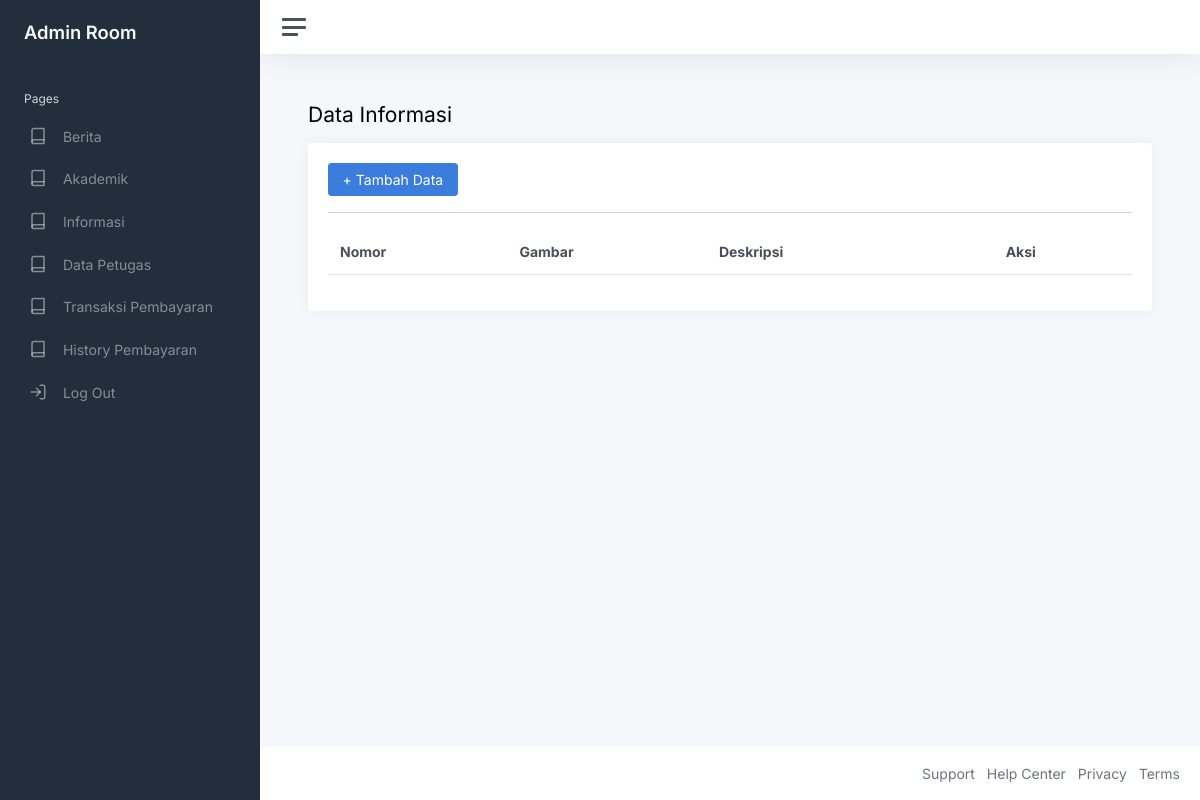
Page /01-ummetro/index.php?page=informasi (signed in) on the earlier database version.
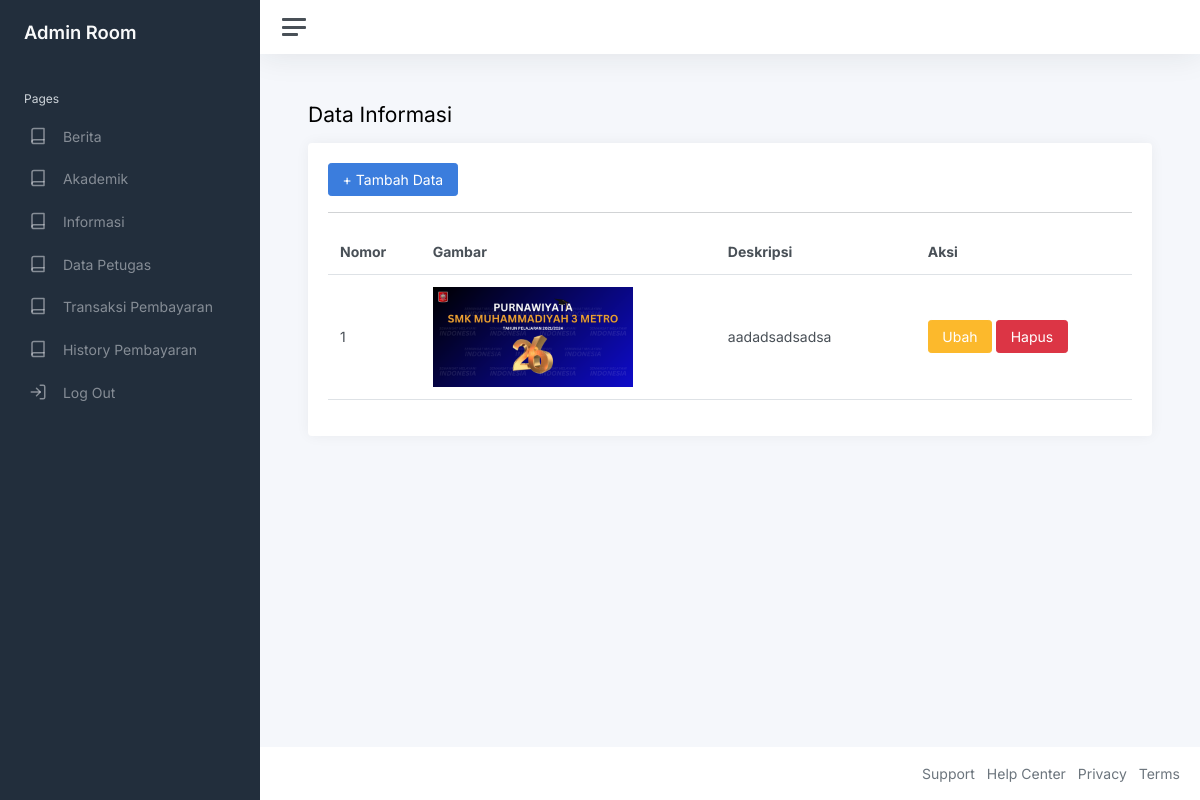
Same page on the later database version.
### tables this page shows
CREATE TABLE `informasi` (
  `id_infor` int(11) NOT NULL,
  `gambar_infor` varchar(255) NOT NULL,
  `desk_infor` varchar(255) NOT NULL
);

### 01-ummetro/informasi.php (the view)
<h1 class="h3 mb-3">Data Informasi</h1>
<div class="row">
    <div class="col-12">
        <div class="card">
            <div class="card-body">
                <a href="?page=tambah_informasi" class="btn btn-primary">+ Tambah Data</a><hr>
                <table class="table">
                    <tr>
                        <th>Nomor</th>
                        <th>Gambar</th>
                        <th>Deskripsi</th>
                        <th></th>
                        <th>Aksi</th>
                    </tr>
                    <?php
                    $i = 1;
                    $query = mysqli_query($konek, "SELECT*FROM informasi");
                    while ($data = mysqli_fetch_array($query)) {
                        ?>
                        <tr>
                            <td><?php echo $i; ?></td>
                            <td><img width="200px" src="image_infor/<?php echo $data['gambar_infor'];?>" alt="image"></td>
                            <td><?php echo $data['desk_infor']; ?></td>
                            <td></td>
                            <td>
                                <a href="?page=ubah_infor&id=<?php echo $data['id_infor']; ?>" class="btn btn-warning">Ubah</a>
                                <a href="?page=hapus_infor&id=<?php echo $data['id_infor']; ?>" class="btn btn-danger">Hapus</a>
                            </td>
                        </tr>
                        <?php
                    $i++;
                    }
                    ?>
                </table>
            </div>
        </div>
    </div>
</div>

Differences in the rows shown:
added informasi: gambar_infor (picture), desk_infor "aadadsadsadsa"
